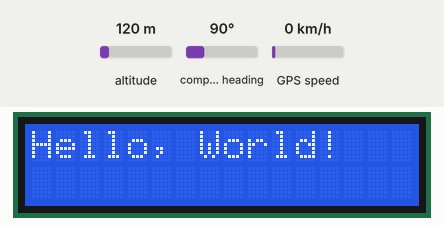
A sketch run on a simulated Arduino Uno, built for the host (arithmetic inside an expression is 32-bit, double 64-bit). Shown: 16×2 character LCD. The test bench sets the inputs (shaded band); at power-on: altitude 120 m, compass heading 90°, GPS speed 0 km/h. The GPS gets a fix after 3 s at 37.7749, -122.4194 with 8 satellites; what the sketch prints to the serial monitor is not drawn.

Above: at 0.1 s.
At 4.5 s:
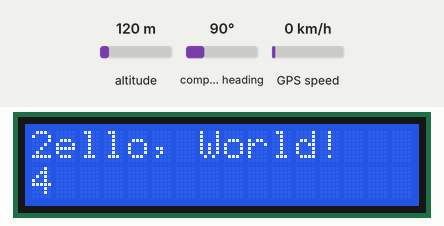
At 7.5 s:
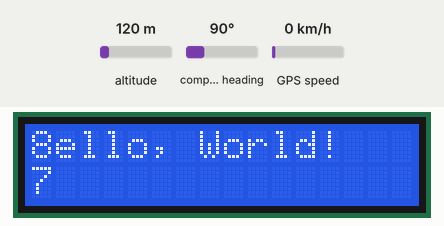
At 14.5 s:
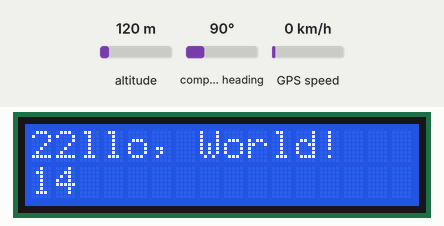
At 22.5 s:
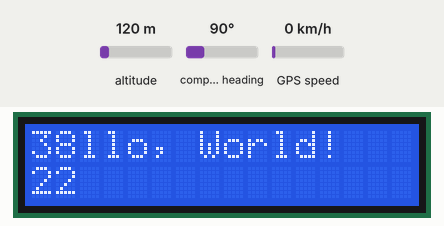
At 38.5 s:
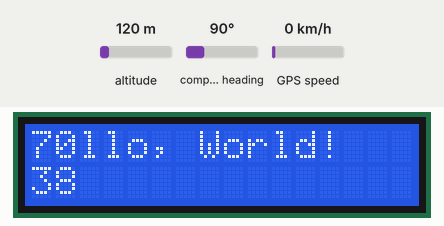

Measured:
- what the display in image 1 shows lasts 0.9 s, from 4.4 s to 5.3 s

The sketch:

sketch_oct29b.ino
```cpp
#include <TinyGPS++.h>
#include <SoftwareSerial.h>

const int RXPin = 3, TXPin = 4;
const uint32_t GPSBaud = 9600; //Default baud of NEO-6M is 9600


TinyGPSPlus gps; // the TinyGPS++ object
SoftwareSerial gpsSerial(RXPin, TXPin); // the serial interface to the GPS device

bool initialized_coordinates = 0;
double prelong = -1.0;
double prelatt = -1.0;
double nowlong = -1.0;
double nowlatt = -1.0;
double total_distance = 0.0;

#include <LiquidCrystal.h>
LiquidCrystal lcd(1,2,5,6,7,8);
//LiquidCrystal lcd(7,8,9,10,11,12);
/*
13-8
12-7
11-6
10-5
9-2
8-1
*/

/*
K - Ground
A - 5V
D7 - 12
D6 - 11
D5 - 10
D4 - 9
E  - 8
RW - Ground
RS - 7
VO - POT
VDD - 5V
VSS - Ground
*/
int x= 0;

void setup() {
  Serial.begin(9600);
  gpsSerial.begin(GPSBaud);

  Serial.println(F("Arduino - GPS module"));

  lcd.begin(16, 2);

  lcd.print("Hello, World!");
}

void loop() {
  if (gpsSerial.available() > 0) {
    if (gps.encode(gpsSerial.read())) {
      if (gps.location.isValid()) {
        Serial.print(F("- latitude: "));
        Serial.println(gps.location.lat());

        Serial.print(F("- longitude: "));
        Serial.println(gps.location.lng());

        if(!initialized_coordinates){
          if (prelong == -1.0 && prelatt == -1.0 )
          {
            prelong = gps.location.lng();
            prelatt = gps.location.lat();
            initialized_coordinates = true;
            delay(1000);
          }
        }
        nowlong = gps.location.lng();
        nowlatt = gps.location.lat();
        float flat1 = prelatt;
        float flon1 = prelong;
        float dist_calc = 0;
        float dist_calc2 = 0;
        float dist_calcKM = 0;
        float diflat = 0;
        float diflon = 0;
        float x2lat = nowlatt;
        float x2lon = nowlong;

        diflat = radians(x2lat - flat1);
        flat1 = radians(flat1);
        x2lat = radians(x2lat);
        diflon = radians((x2lon) - (flon1));
        dist_calc = (sin(diflat / 2.0) * sin(diflat / 2.0));
        dist_calc2 = cos(flat1);
        dist_calc2 *= cos(x2lat);
        dist_calc2 *= sin(diflon / 2.0);
        dist_calc2 *= sin(diflon / 2.0);
        dist_calc += dist_calc2;
        dist_calc = (2 * atan2(sqrt(dist_calc), sqrt(1.0 - dist_calc)));
        dist_calc *= 6371000.0;
        dist_calcKM = dist_calc / 1000;
        if(dist_calc>10.0){
        total_distance += dist_calc;
        prelong = nowlong;
        prelatt = nowlatt;
        }
        Serial.print("Total Distance : ");
        Serial.print(total_distance);
        Serial.println();
        lcd.setCursor(0, 1);
  // print the number of seconds since reset:

        lcd.print(millis() / 1000);

        lcd.setCursor(0,0);

        lcd.print(x++);
        Serial.print(F("- altitude: "));
        if (gps.altitude.isValid())
          Serial.println(gps.altitude.meters());
        else
          Serial.println(F("INVALID"));
      } else {
        Serial.println(F("- location: INVALID"));
      }

      Serial.print(F("- speed: "));
      if (gps.speed.isValid()) {
        Serial.print(gps.speed.kmph());
        Serial.println(F(" km/h"));
      } else {
        Serial.println(F("INVALID"));
      }

      Serial.print(F("- GPS date&time: "));
      if (gps.date.isValid() && gps.time.isValid()) {
        Serial.print(gps.date.year());
        Serial.print(F("-"));
        Serial.print(gps.date.month());
        Serial.print(F("-"));
        Serial.print(gps.date.day());
        Serial.print(F(" "));
        Serial.print(gps.time.hour());
        Serial.print(F(":"));
        Serial.print(gps.time.minute());
        Serial.print(F(":"));
        Serial.println(gps.time.second());
      } else {
        Serial.println(F("INVALID"));
      }

      Serial.println();
    }
  }

  if (millis() > 5000 && gps.charsProcessed() < 10)
    Serial.println(F("No GPS data received: check wiring"));
}
```
